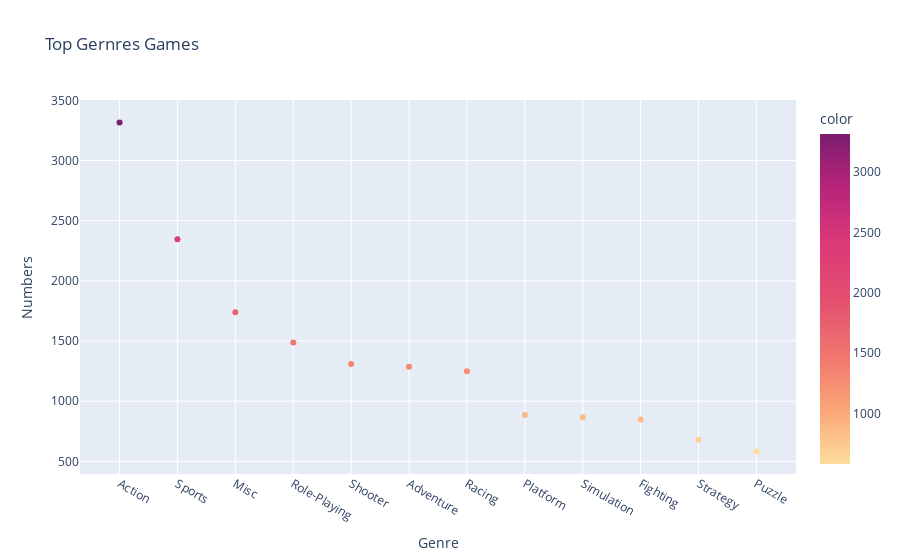

The notebook cell this image was saved under:
### Code cell
#visualisation for top 10 genre usinf scatter plot
top_10_genres = df.Genre.value_counts()
fig = px.scatter(top_10_genres, title='Top Gernres Games',  color= top_10_genres,
       color_continuous_scale= px.colors.sequential.Sunsetdark,
        labels={
                'value': "Numbers",
                'index': "Genre"
               })
fig.show()

### Figure 1 — Plotly figure (JSON) as saved in the notebook; plotly's stock layout.template omitted (floating-point values rounded to 4 significant figures)
{"data": [{"hovertemplate": "Genre=%{x}<br>Numbers=%{y}<br>color=%{marker.color}<extra></extra>", "legendgroup": "", "marker": {"color": [3316, 2346, 1739, 1488, 1310, 1286, 1249, 886, 867, 848, 681, 582], "coloraxis": "coloraxis", "symbol": "circle"}, "mode": "markers", "name": "", "orientation": "v", "showlegend": false, "type": "scatter", "x": ["Action", "Sports", "Misc", "Role-Playing", "Shooter", "Adventure", "Racing", "Platform", "Simulation", "Fighting", "Strategy", "Puzzle"], "xaxis": "x", "y": [3316, 2346, 1739, 1488, 1310, 1286, 1249, 886, 867, 848, 681, 582], "yaxis": "y"}], "layout": {"coloraxis": {"colorbar": {"title": {"text": "color"}}, "colorscale": [[0, "rgb(252, 222, 156)"], [0.1667, "rgb(250, 164, 118)"], [0.3333, "rgb(240, 116, 110)"], [0.5, "rgb(227, 79, 111)"], [0.6667, "rgb(220, 57, 119)"], [0.8333, "rgb(185, 37, 122)"], [1, "rgb(124, 29, 111)"]]}, "legend": {"tracegroupgap": 0}, "title": {"text": "Top Gernres Games"}, "xaxis": {"anchor": "y", "domain": [0, 1], "title": {"text": "Genre"}}, "yaxis": {"anchor": "x", "domain": [0, 1], "title": {"text": "Numbers"}}}}
